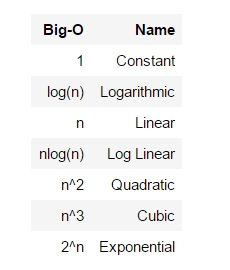
#> input picture Algorithms_and_Data_Structures/1) Algoritma ve Code Complexity/big_o.jpg, 230 x 270 px
$ python ascii_image.py
#> lines starting #> are read from the running program, lines starting #| are printed output that depends on the picture
from PIL import Image

# pass the image as command line argument
image_path = str(input("Write the path of your image: "))
#> the answer given: ../Algorithms_and_Data_Structures/1) Algoritma ve Code Complexity/big_o.jpg
img = Image.open(image_path)
#> img is the input picture: PIL image 230x270 RGB; mean R, G, B 244.2, 243.9, 243.8

# resize the image
width, height = img.size
#> width = 230; height = 270
aspect_ratio = height/width
#> aspect_ratio = 1.17
new_width = 100
new_height = aspect_ratio * new_width * 0.55
#> new_height = 64.57
img = img.resize((new_width, int(new_height)))
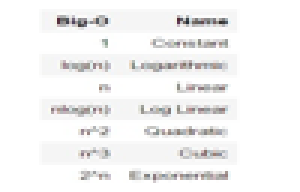
#> img: PIL image 100x64 RGB (shown 3 times larger); mean R, G, B 244.1, 243.7, 243.7
# new size of image
# print(img.size)

# convert image to greyscale format
img = img.convert('L')
#> img: PIL image 100x64 L

pixels = img.getdata()

# replace each pixel with a character from array

chars = ["@", "#", "$", "%", "?", "*", "+", ";", ":", ",", "."]


new_pixels = [chars[pixel//25] for pixel in pixels]
#> new_pixels = 6400 items, first 6: '.', '.', '.', '.', '.', '.'
new_pixels = ''.join(new_pixels)

# split string of chars into multiple strings of length equal to new width and create a list
new_pixels_count = len(new_pixels)
#> new_pixels_count = 6400
ascii_image = [new_pixels[index:index + new_width] for index in range(0, new_pixels_count, new_width)]
#> ascii_image = 64 items
ascii_image = "\n".join(ascii_image)
print(ascii_image)

# write to a text file.
with open("ascii/ascii_image.txt", "w") as f:
 f.write(ascii_image)
